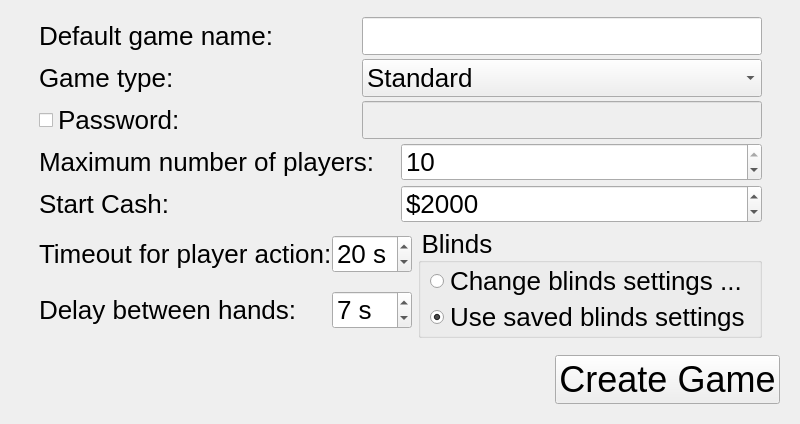
<?xml version="1.0" encoding="UTF-8"?>
<ui version="4.0">
 <class>createInternetGameDialog</class>
 <widget class="QDialog" name="createInternetGameDialog">
  <property name="geometry">
   <rect>
    <x>0</x>
    <y>0</y>
    <width>800</width>
    <height>424</height>
   </rect>
  </property>
  <property name="sizePolicy">
   <sizepolicy hsizetype="MinimumExpanding" vsizetype="MinimumExpanding">
    <horstretch>0</horstretch>
    <verstretch>0</verstretch>
   </sizepolicy>
  </property>
  <property name="minimumSize">
   <size>
    <width>800</width>
    <height>424</height>
   </size>
  </property>
  <property name="windowTitle">
   <string>Create Internet Game</string>
  </property>
  <layout class="QVBoxLayout" name="verticalLayout">
   <property name="spacing">
    <number>0</number>
   </property>
   <property name="leftMargin">
    <number>0</number>
   </property>
   <property name="topMargin">
    <number>0</number>
   </property>
   <property name="rightMargin">
    <number>0</number>
   </property>
   <property name="bottomMargin">
    <number>20</number>
   </property>
   <item>
    <spacer name="verticalSpacer">
     <property name="orientation">
      <enum>Qt::Vertical</enum>
     </property>
     <property name="sizeHint" stdset="0">
      <size>
       <width>20</width>
       <height>40</height>
      </size>
     </property>
    </spacer>
   </item>
   <item>
    <layout class="QHBoxLayout" name="horizontalLayout_4">
     <item>
      <spacer name="horizontalSpacer">
       <property name="orientation">
        <enum>Qt::Horizontal</enum>
       </property>
       <property name="sizeType">
        <enum>QSizePolicy::Expanding</enum>
       </property>
       <property name="sizeHint" stdset="0">
        <size>
         <width>1</width>
         <height>20</height>
        </size>
       </property>
      </spacer>
     </item>
     <item>
      <widget class="QFrame" name="frame">
       <property name="styleSheet">
        <string notr="true">QObject {font-size:26px}</string>
       </property>
       <layout class="QGridLayout" name="gridLayout">
        <property name="topMargin">
         <number>0</number>
        </property>
        <property name="bottomMargin">
         <number>0</number>
        </property>
        <property name="verticalSpacing">
         <number>4</number>
        </property>
        <item row="4" column="0" colspan="2">
         <layout class="QHBoxLayout" name="horizontalLayout_2">
          <item>
           <widget class="QLabel" name="label">
            <property name="sizePolicy">
             <sizepolicy hsizetype="Expanding" vsizetype="Preferred">
              <horstretch>0</horstretch>
              <verstretch>0</verstretch>
             </sizepolicy>
            </property>
            <property name="text">
             <string>Maximum number of players:</string>
            </property>
           </widget>
          </item>
          <item>
           <widget class="QSpinBox" name="spinBox_quantityPlayers">
            <property name="sizePolicy">
             <sizepolicy hsizetype="Expanding" vsizetype="Fixed">
              <horstretch>0</horstretch>
              <verstretch>0</verstretch>
             </sizepolicy>
            </property>
            <property name="minimumSize">
             <size>
              <width>150</width>
              <height>0</height>
             </size>
            </property>
            <property name="minimum">
             <number>2</number>
            </property>
            <property name="maximum">
             <number>10</number>
            </property>
            <property name="value">
             <number>10</number>
            </property>
           </widget>
          </item>
         </layout>
        </item>
        <item row="1" column="0" colspan="2">
         <layout class="QHBoxLayout" name="horizontalLayout">
          <item>
           <widget class="QLabel" name="label_3">
            <property name="sizePolicy">
             <sizepolicy hsizetype="Expanding" vsizetype="Preferred">
              <horstretch>0</horstretch>
              <verstretch>0</verstretch>
             </sizepolicy>
            </property>
            <property name="text">
             <string>Game type:</string>
            </property>
           </widget>
          </item>
          <item>
           <widget class="QComboBox" name="comboBox_gameType">
            <property name="sizePolicy">
             <sizepolicy hsizetype="MinimumExpanding" vsizetype="Fixed">
              <horstretch>0</horstretch>
              <verstretch>0</verstretch>
             </sizepolicy>
            </property>
            <property name="minimumSize">
             <size>
              <width>400</width>
              <height>0</height>
             </size>
            </property>
            <item>
             <property name="text">
              <string>Standard</string>
             </property>
             <property name="icon">
              <iconset resource="../resources/pokerth.qrc">
               <normaloff>:/gfx/player_play.png</normaloff>:/gfx/player_play.png</iconset>
             </property>
            </item>
            <item>
             <property name="text">
              <string>Registered players only</string>
             </property>
             <property name="icon">
              <iconset resource="../resources/pokerth.qrc">
               <normaloff>:/gfx/registered.png</normaloff>:/gfx/registered.png</iconset>
             </property>
            </item>
            <item>
             <property name="text">
              <string>Invited players only</string>
             </property>
             <property name="icon">
              <iconset resource="../resources/pokerth.qrc">
               <normaloff>:/gfx/list_add_user.png</normaloff>:/gfx/list_add_user.png</iconset>
             </property>
            </item>
            <item>
             <property name="text">
              <string>Ranking game</string>
             </property>
             <property name="icon">
              <iconset resource="../resources/pokerth.qrc">
               <normaloff>:/gfx/cup.png</normaloff>:/gfx/cup.png</iconset>
             </property>
            </item>
           </widget>
          </item>
         </layout>
        </item>
        <item row="7" column="1">
         <widget class="QGroupBox" name="groupBox_blinds">
          <property name="title">
           <string>Blinds</string>
          </property>
          <layout class="QGridLayout">
           <property name="topMargin">
            <number>0</number>
           </property>
           <property name="bottomMargin">
            <number>0</number>
           </property>
           <property name="verticalSpacing">
            <number>0</number>
           </property>
           <item row="1" column="1">
            <widget class="QRadioButton" name="radioButton_useSavedBlindsSettings">
             <property name="text">
              <string>Use saved blinds settings</string>
             </property>
             <property name="checked">
              <bool>true</bool>
             </property>
            </widget>
           </item>
           <item row="0" column="1">
            <widget class="QRadioButton" name="radioButton_changeBlindsSettings">
             <property name="text">
              <string>Change blinds settings ...</string>
             </property>
            </widget>
           </item>
          </layout>
         </widget>
        </item>
        <item row="7" column="0">
         <layout class="QGridLayout" name="gridLayout_3">
          <property name="verticalSpacing">
           <number>10</number>
          </property>
          <item row="0" column="0">
           <widget class="QLabel" name="label_6">
            <property name="sizePolicy">
             <sizepolicy hsizetype="Minimum" vsizetype="Preferred">
              <horstretch>0</horstretch>
              <verstretch>0</verstretch>
             </sizepolicy>
            </property>
            <property name="text">
             <string>Timeout for player action:</string>
            </property>
           </widget>
          </item>
          <item row="0" column="1">
           <widget class="QSpinBox" name="spinBox_netTimeOutPlayerAction">
            <property name="suffix">
             <string> s</string>
            </property>
            <property name="minimum">
             <number>5</number>
            </property>
            <property name="maximum">
             <number>60</number>
            </property>
            <property name="value">
             <number>20</number>
            </property>
           </widget>
          </item>
          <item row="1" column="0">
           <widget class="QLabel" name="label_5">
            <property name="text">
             <string>Delay between hands:</string>
            </property>
           </widget>
          </item>
          <item row="1" column="1">
           <widget class="QSpinBox" name="spinBox_netDelayBetweenHands">
            <property name="sizePolicy">
             <sizepolicy hsizetype="Expanding" vsizetype="Fixed">
              <horstretch>0</horstretch>
              <verstretch>0</verstretch>
             </sizepolicy>
            </property>
            <property name="suffix">
             <string> s</string>
            </property>
            <property name="minimum">
             <number>5</number>
            </property>
            <property name="maximum">
             <number>20</number>
            </property>
            <property name="value">
             <number>7</number>
            </property>
           </widget>
          </item>
         </layout>
        </item>
        <item row="2" column="0" colspan="2">
         <layout class="QHBoxLayout">
          <property name="spacing">
           <number>6</number>
          </property>
          <property name="leftMargin">
           <number>0</number>
          </property>
          <property name="topMargin">
           <number>0</number>
          </property>
          <property name="rightMargin">
           <number>0</number>
          </property>
          <property name="bottomMargin">
           <number>0</number>
          </property>
          <item>
           <widget class="QCheckBox" name="checkBox_Password">
            <property name="sizePolicy">
             <sizepolicy hsizetype="Expanding" vsizetype="Fixed">
              <horstretch>0</horstretch>
              <verstretch>0</verstretch>
             </sizepolicy>
            </property>
            <property name="text">
             <string>Password:</string>
            </property>
            <property name="iconSize">
             <size>
              <width>32</width>
              <height>32</height>
             </size>
            </property>
           </widget>
          </item>
          <item>
           <widget class="QLineEdit" name="lineEdit_Password">
            <property name="enabled">
             <bool>false</bool>
            </property>
            <property name="minimumSize">
             <size>
              <width>400</width>
              <height>0</height>
             </size>
            </property>
            <property name="echoMode">
             <enum>QLineEdit::Password</enum>
            </property>
           </widget>
          </item>
         </layout>
        </item>
        <item row="0" column="0" colspan="2">
         <layout class="QHBoxLayout" name="horizontalLayout_8">
          <item>
           <widget class="QLabel" name="label_23">
            <property name="sizePolicy">
             <sizepolicy hsizetype="Expanding" vsizetype="Preferred">
              <horstretch>0</horstretch>
              <verstretch>0</verstretch>
             </sizepolicy>
            </property>
            <property name="styleSheet">
             <string notr="true"/>
            </property>
            <property name="text">
             <string>Default game name:</string>
            </property>
           </widget>
          </item>
          <item>
           <widget class="QLineEdit" name="lineEdit_gameName">
            <property name="minimumSize">
             <size>
              <width>400</width>
              <height>0</height>
             </size>
            </property>
            <property name="maximumSize">
             <size>
              <width>16777215</width>
              <height>16777215</height>
             </size>
            </property>
            <property name="inputMethodHints">
             <set>Qt::ImhNoPredictiveText</set>
            </property>
            <property name="maxLength">
             <number>48</number>
            </property>
           </widget>
          </item>
         </layout>
        </item>
        <item row="5" column="0" colspan="2">
         <layout class="QHBoxLayout" name="horizontalLayout_3">
          <item>
           <widget class="QLabel" name="label_2">
            <property name="sizePolicy">
             <sizepolicy hsizetype="Expanding" vsizetype="Preferred">
              <horstretch>0</horstretch>
              <verstretch>0</verstretch>
             </sizepolicy>
            </property>
            <property name="text">
             <string>Start Cash:</string>
            </property>
           </widget>
          </item>
          <item>
           <widget class="QSpinBox" name="spinBox_startCash">
            <property name="sizePolicy">
             <sizepolicy hsizetype="Expanding" vsizetype="Fixed">
              <horstretch>0</horstretch>
              <verstretch>0</verstretch>
             </sizepolicy>
            </property>
            <property name="minimumSize">
             <size>
              <width>150</width>
              <height>0</height>
             </size>
            </property>
            <property name="suffix">
             <string/>
            </property>
            <property name="prefix">
             <string>$</string>
            </property>
            <property name="minimum">
             <number>1000</number>
            </property>
            <property name="maximum">
             <number>1000000</number>
            </property>
            <property name="singleStep">
             <number>50</number>
            </property>
            <property name="value">
             <number>2000</number>
            </property>
           </widget>
          </item>
         </layout>
        </item>
        <item row="3" column="0" colspan="2">
         <spacer name="spacer_spectators">
          <property name="orientation">
           <enum>Qt::Vertical</enum>
          </property>
          <property name="sizeHint" stdset="0">
           <size>
            <width>20</width>
            <height>20</height>
           </size>
          </property>
         </spacer>
        </item>
       </layout>
      </widget>
     </item>
     <item>
      <spacer name="horizontalSpacer_2">
       <property name="orientation">
        <enum>Qt::Horizontal</enum>
       </property>
       <property name="sizeHint" stdset="0">
        <size>
         <width>1</width>
         <height>20</height>
        </size>
       </property>
      </spacer>
     </item>
    </layout>
   </item>
   <item>
    <spacer name="verticalSpacer_2">
     <property name="orientation">
      <enum>Qt::Vertical</enum>
     </property>
     <property name="sizeHint" stdset="0">
      <size>
       <width>20</width>
       <height>40</height>
      </size>
     </property>
    </spacer>
   </item>
   <item>
    <layout class="QHBoxLayout">
     <property name="spacing">
      <number>0</number>
     </property>
     <property name="leftMargin">
      <number>0</number>
     </property>
     <property name="topMargin">
      <number>0</number>
     </property>
     <property name="rightMargin">
      <number>0</number>
     </property>
     <property name="bottomMargin">
      <number>0</number>
     </property>
     <item>
      <spacer>
       <property name="orientation">
        <enum>Qt::Horizontal</enum>
       </property>
       <property name="sizeHint" stdset="0">
        <size>
         <width>181</width>
         <height>20</height>
        </size>
       </property>
      </spacer>
     </item>
     <item>
      <widget class="QPushButton" name="pushButton_createGame">
       <property name="styleSheet">
        <string notr="true">QObject {font: 36px}</string>
       </property>
       <property name="text">
        <string>Create Game</string>
       </property>
       <property name="icon">
        <iconset resource="../resources/pokerth.qrc">
         <normaloff>:/gfx/dialog_ok_apply.png</normaloff>:/gfx/dialog_ok_apply.png</iconset>
       </property>
       <property name="iconSize">
        <size>
         <width>32</width>
         <height>32</height>
        </size>
       </property>
       <property name="autoDefault">
        <bool>false</bool>
       </property>
      </widget>
     </item>
     <item>
      <spacer name="horizontalSpacer_3">
       <property name="orientation">
        <enum>Qt::Horizontal</enum>
       </property>
       <property name="sizeType">
        <enum>QSizePolicy::Fixed</enum>
       </property>
       <property name="sizeHint" stdset="0">
        <size>
         <width>20</width>
         <height>20</height>
        </size>
       </property>
      </spacer>
     </item>
    </layout>
   </item>
  </layout>
 </widget>
 <tabstops>
  <tabstop>lineEdit_gameName</tabstop>
  <tabstop>comboBox_gameType</tabstop>
  <tabstop>checkBox_Password</tabstop>
  <tabstop>lineEdit_Password</tabstop>
  <tabstop>radioButton_useSavedBlindsSettings</tabstop>
  <tabstop>pushButton_createGame</tabstop>
 </tabstops>
 <resources>
  <include location="../resources/pokerth.qrc"/>
 </resources>
 <connections>
  <connection>
   <sender>pushButton_createGame</sender>
   <signal>clicked()</signal>
   <receiver>createInternetGameDialog</receiver>
   <slot>accept()</slot>
   <hints>
    <hint type="sourcelabel">
     <x>205</x>
     <y>294</y>
    </hint>
    <hint type="destinationlabel">
     <x>87</x>
     <y>215</y>
    </hint>
   </hints>
  </connection>
 </connections>
</ui>
